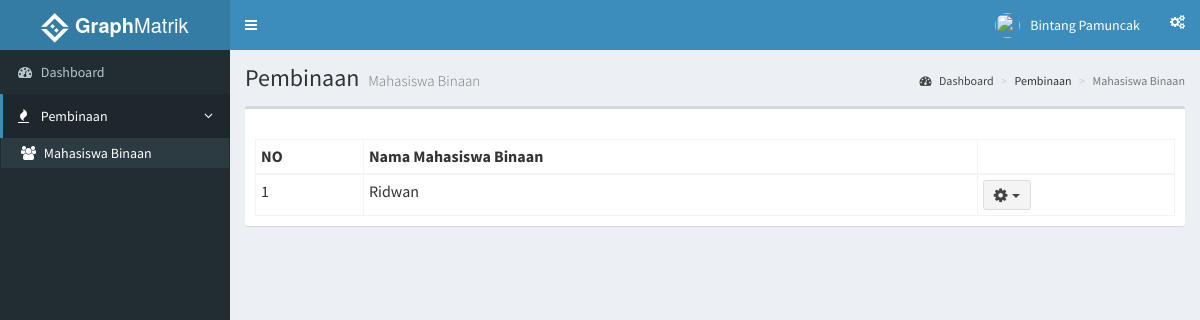
The app's page /index.php?page=mahasiswabinaan (signed in), older data.
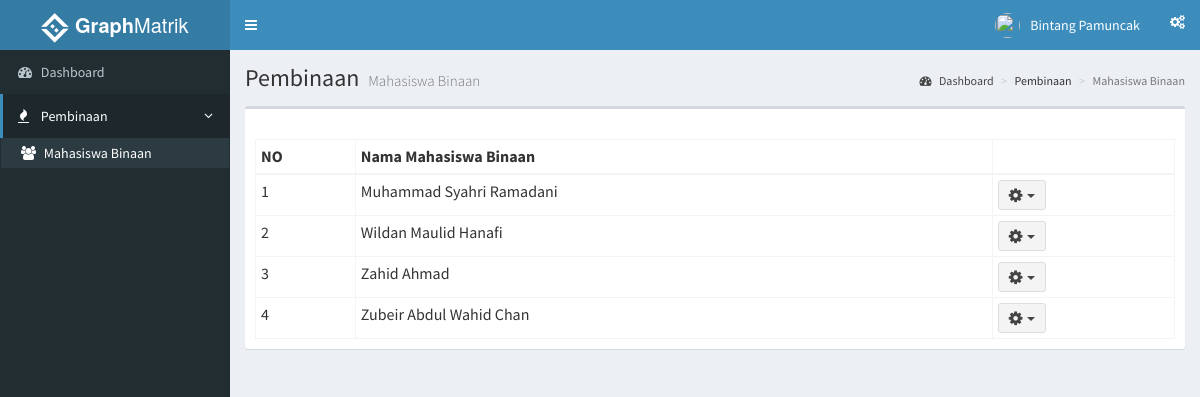
The same page, newer data.
### tables this page shows
CREATE TABLE `m_binaan` (
  `id_pembina` int(11) NOT NULL,
  `id_mahasiswa` int(11) NOT NULL
);

CREATE TABLE `mahasiswa` (
  `id_mahasiswa` int(11) NOT NULL,
  `nim` int(11) NOT NULL,
  `nama` varchar(35) NOT NULL,
  `angkatan` int(11) DEFAULT NULL,
  `j_kelamin` varchar(15) DEFAULT NULL,
  `asalkota` varchar(20) DEFAULT NULL,
  `email` varchar(35) DEFAULT NULL,
  `telp` varchar(13) DEFAULT NULL,
  `avatar` varchar(100) DEFAULT NULL,
  `tgl_lahir` date DEFAULT NULL,
  `id_user` int(11) DEFAULT NULL
);

### functions.php (called while the page is built, shortened)
<?php
	function MhsByPembinaDetail($idPembina){
		$ambildata = mysql_query("SELECT mb.id_mahasiswa, m.nim , m.nama AS 'nama_mahasiswa', m.id_user AS 'uid_mahasiswa', p.id_user AS 'uid_pembina' FROM m_binaan mb LEFT JOIN mahasiswa m ON mb.id_mahasiswa = m.id_mahasiswa LEFT JOIN pembina p ON mb.id_pembina = p.id_pembina WHERE mb.id_pembina = $idPembina ORDER BY m.nama");
		if (mysql_num_rows($ambildata) > 0) {
			while ($ad = mysql_fetch_assoc($ambildata))
				$data[] = $ad;
				return $data;
		} else{
			echo "<strong>Belum ada Mahasiswa Binaan</strong>";
		}
	}
 ?>

### role/pembina/mahasiswa_binaan.php (the view, shortened to what this page needs)
<?php
  include 'functions.php';
  $idPembina = $_SESSION['id_pembina'];
 ?>
    <section class="content-header">
      <h1>
        Pembinaan
        <small>Mahasiswa Binaan</small>
      </h1>
      <ol class="breadcrumb">
        <li><a href="/simon"><i class="fa fa-dashboard"></i> Dashboard</a></li>
        <li>Pembinaan</li>
        <li class="active">Mahasiswa Binaan</li>
      </ol>
    </section>
    <section class="content">
      <div class="row">
        <div class="col-xs-12">
          <div class="box">
            <div class="box-header">
            </div>
              <div class="box-body">
              <table id="tableMhsBinaan" class="table table-bordered table-hover table-condensed">
                <thead>
                  <tr>
                    <th>NO</th>
                    <th>Nama Mahasiswa Binaan</th>
                    <th></th>
                  </tr>
                </thead>
                <tbody>
                <?php
                  $dataByPembina = MhsByPembinaDetail($idPembina);
                  $no = 1;
                  foreach($dataByPembina as $row){
                ?>
                <tr>
                  <td><?php echo $no ?></td>
                  <td><?php echo $row['nama_mahasiswa']?></td>
                  <td>
                    <div class="dropdown">
                      <button class="btn btn-default btn-sm dropdown-toggle " type="button" data-toggle="dropdown">
                        <i class="fa fa-cog fa-lg"></i>&nbsp;&nbsp;<span class="caret"></span>
                      </button>
                    </div>
                  </td>
                </tr>
                  <?php
                    $no++; }
                   ?>
                </tbody>
              </table>
            </div>
          </div>
        </div>
      </div>
    </section>

Row changes from the older to the newer data that the page shows:
removed m_binaan: id_mahasiswa.nama "Ridwan"
added m_binaan: id_mahasiswa.nama "Muhammad Syahri Ramadani"
added m_binaan: id_mahasiswa.nama "Wildan Maulid Hanafi"
added m_binaan: id_mahasiswa.nama "Zahid Ahmad"
added m_binaan: id_mahasiswa.nama "Zubeir Abdul Wahid Chan"
